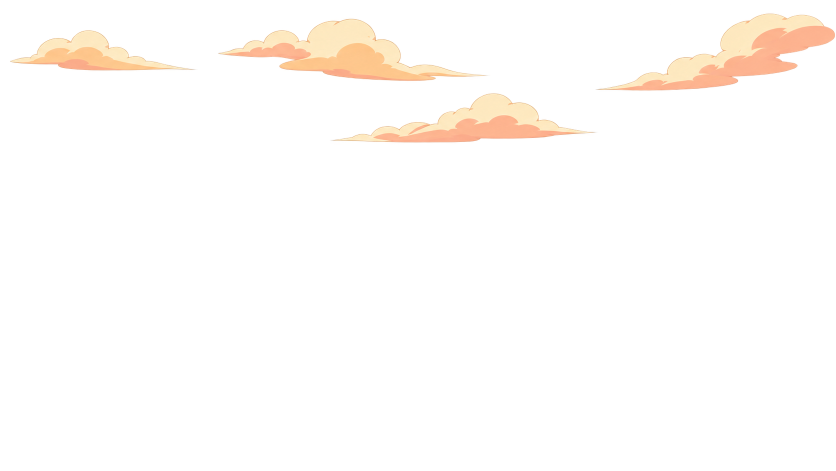
#> input picture projects/taller-v3/assets/set/clouds.png, 1672 x 941 px (shown at 1/2 size); its folder holds only this picture in this run
$ python prep_set.py
#> lines starting #> are read from the running program, lines starting #| are printed output that depends on the picture; after the words box and inside, x2 and y2 are one past the last pixel; in counts of white or black regions, pixels touching at a corner belong together
"""Split generated set layers into sprites (connected components) and measure landmarks. Texture import only."""
from pathlib import Path
import json
import numpy as np
from PIL import Image
from scipy import ndimage

root = Path(__file__).resolve().parents[2]/'projects/taller-v3/assets'
out = root/'set/parts'
out.mkdir(parents=True, exist_ok=True)
info = {}


def components(name, minimum=4000, merge=18):
#> called with name = 'clouds', minimum = 4000, merge = 18
    image = Image.open(root/f'set/{name}.png').convert('RGBA')
#> image is the input picture: PIL image 1672x941 RGBA; mean R, G, B, A 16.9, 13.9, 11, 14.7
    alpha = np.array(image)[..., 3] > 24
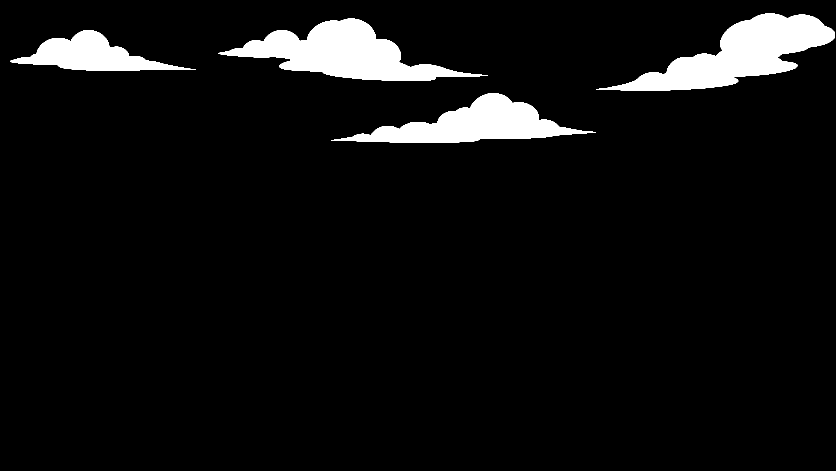
#> alpha: shape (941, 1672) bool (shown at 1/2 size); 6% white; 4 white regions, box (x1, y1, x2, y2) and area: (1192, 27, 1670, 182) 30350, (436, 37, 976, 162) 28756, (662, 186, 1192, 285) 21984, (20, 60, 392, 141) 13352
    grown = ndimage.binary_dilation(alpha, iterations=merge)
#> grown: shape (941, 1672) bool; 10.7% white; 3 white regions, box (x1, y1, x2, y2) and area: (418, 19, 1210, 303) 91836, (1174, 9, 1672, 200) 49648, (2, 42, 410, 159) 27607
    labels, count = ndimage.label(grown)
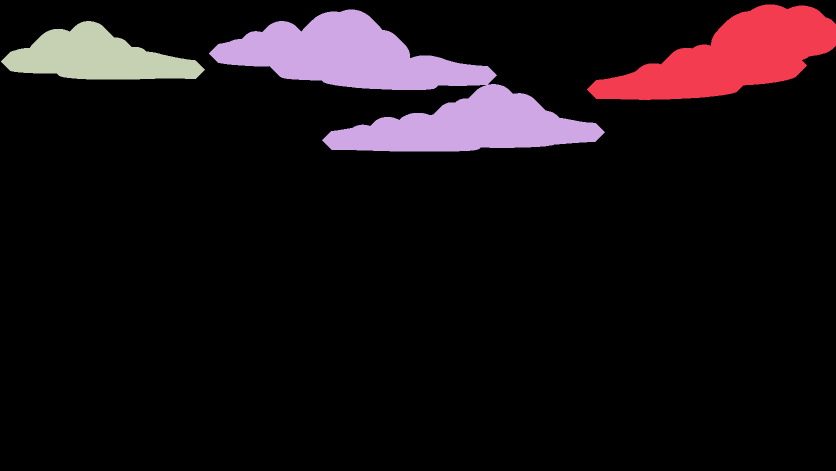
#> labels: shape (941, 1672) int32 (shown at 1/2 size); 4 distinct labels, from 0 to 3; one colour per label, 0 black
#> count = 3
    items = []
    for index, box in enumerate(ndimage.find_objects(labels), 1):
        mask = (labels[box] == index) & alpha[box]
        if mask.sum() < minimum:
            continue
        y, x = box
        pad = 4
        x0, y0, x1, y1 = max(0, x.start-pad), max(0, y.start-pad), min(image.width, x.stop+pad), min(image.height, y.stop+pad)
        crop = np.array(image.crop((x0, y0, x1, y1)))
        keep = ndimage.binary_dilation(labels[y0:y1, x0:x1] == index, iterations=2)
        crop[~keep] = 0
        items.append(((x0, y0, x1, y1), Image.fromarray(crop)))
#> this loop made 3 passes
#> (x0, y0, x1, y1) on passes 1 to 3: (1170, 5, 1672, 204), (414, 15, 1214, 307), (0, 38, 414, 163)
#> pass 1, in components, `mask = (labels[box] == index) & alpha[box]`:
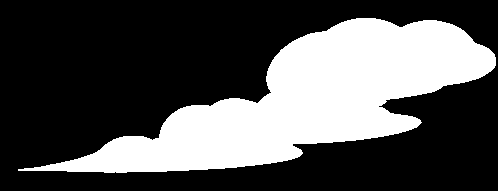
#> mask: shape (191, 498) bool; 31.9% white; 1 white region, box (x1, y1, x2, y2) and area: (18, 18, 496, 173) 30350
#> pass 1, in components, `keep = ndimage.binary_dilation(labels[y0:y1, x0:x1] == index, iteratio..`:
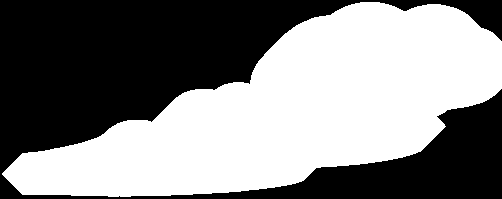
#> keep: shape (199, 502) bool; 51.8% white; 1 black region, box (x1, y1, x2, y2) and area: (0, 0, 502, 199) 48178
#> pass 2, in components, `mask = (labels[box] == index) & alpha[box]`:
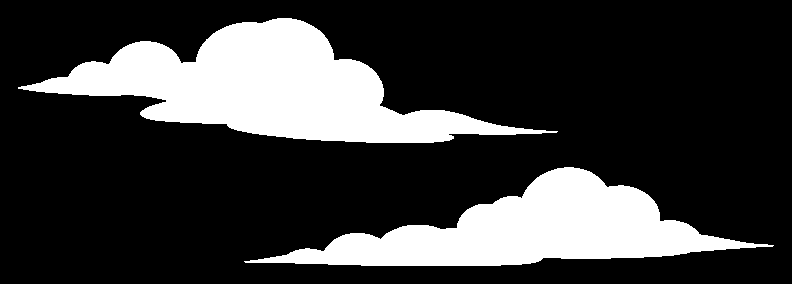
#> mask: shape (284, 792) bool; 22.6% white; 2 white regions, box (x1, y1, x2, y2) and area: (18, 18, 558, 143) 28756, (244, 167, 774, 266) 21984
#> after the loop:
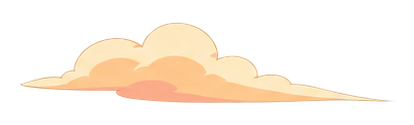
#> crop: shape (125, 414, 4); mean R, G, B, A 73.6, 61.6, 47.3, 62.8; transparent parts drawn white
#> after the loop, items = 3 items
    items.sort(key=lambda item: item[0][0])
    result = []
    for i, (box, sprite) in enumerate(items):
        filename = f'{name}-{i}.png'
        sprite.save(out/filename)
        result.append({'file': f'assets/set/parts/{filename}', 'box': box})
#> this loop made 3 passes
#> (box, filename) on passes 1 to 3: ((0, 38, 414, 163), 'clouds-0.png'), ((414, 15, 1214, 307), 'clouds-1.png'), ((1170, 5, 1672, 204), 'clouds-2.png')
#> pass 2, in components, `sprite.save(out/filename)`:
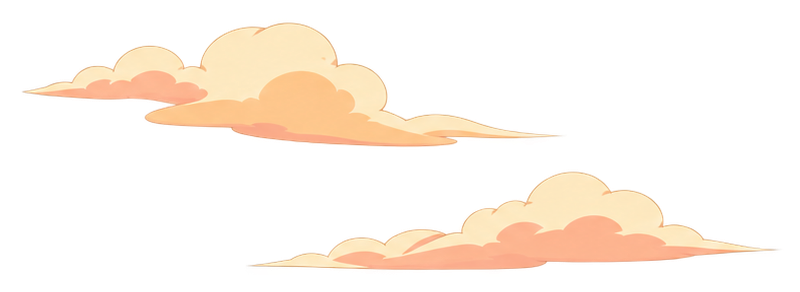
#> saved as clouds-1.png: PIL image 800x292 RGBA; mean R, G, B, A 61.4, 50.9, 40.2, 53.2; transparent parts drawn white
#> after the loop, result = 3 items
    return result


info['clouds'] = components('clouds')
info['fg'] = components('fg')
#> (the run stopped early here; a loop or call above may not have finished)
